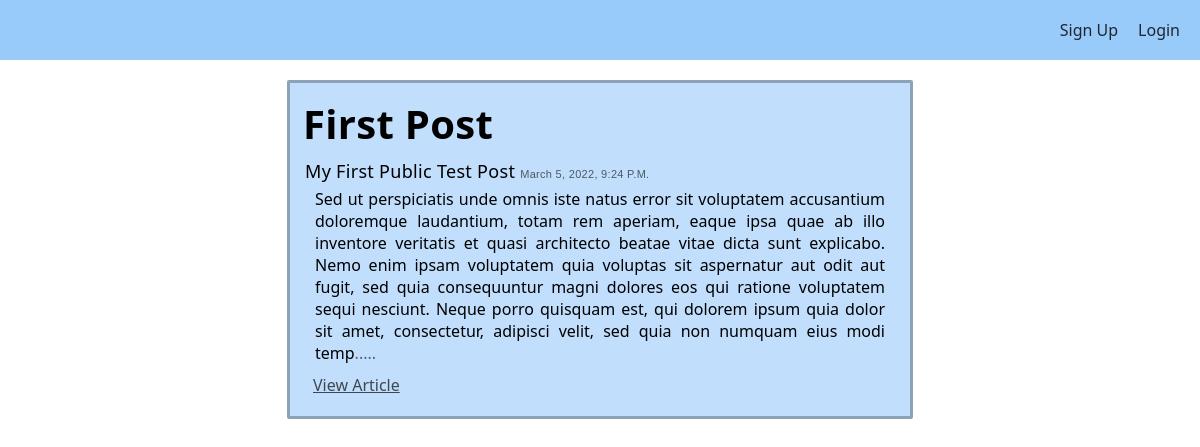
The app's page /, older data.
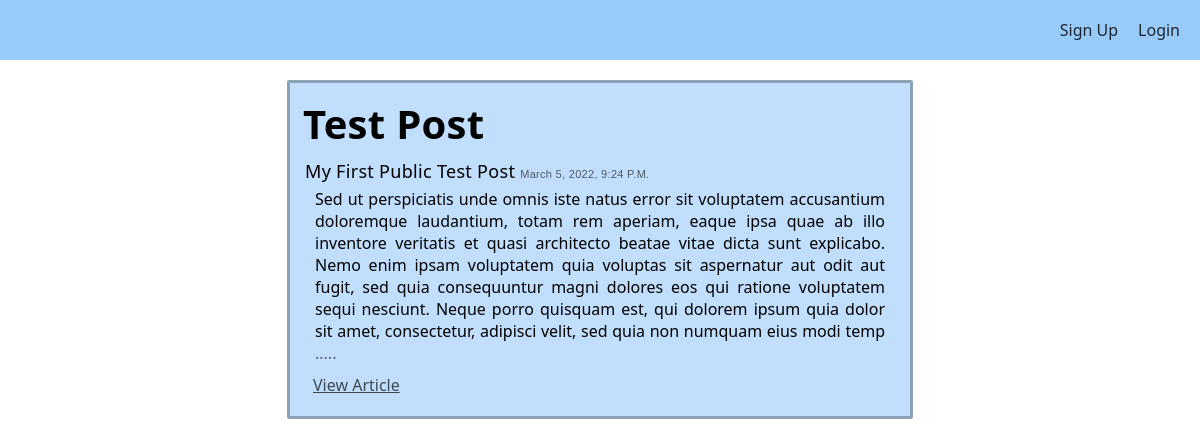
The same page, newer data.
### main/models.py (models this page shows, shortened)
class article(models.Model):
    owner = models.ForeignKey(User, on_delete=models.CASCADE)
    article_id = models.UUIDField(primary_key=True, default=uuid.uuid4, editable=False, unique=True, blank=False)
    title = models.CharField(unique=True, max_length=700, blank=False, editable=True)
    subtitle = models.TextField(unique=True, blank=True, editable=True)
    summary_intro = models.TextField(verbose_name="Introduction", max_length=500, unique=True, null=False, blank=False, editable=True, default='')
    body = models.TextField(unique=True, blank=False, null=False, editable=True)
    date_published = models.DateTimeField(auto_now_add=True)
    date_modified = models.DateTimeField(auto_now=True)

### main/views.py (the view)
# urls.py: path('', home_page, name='HomePage'),
def home_page(request, *args, **kwargs):
    articles = article.objects.order_by('-date_published')
    return render(request, 'index.html', {'articles': articles})

### templates/index.html (shortened to what this page needs)
{% extends 'base.html' %}
{% load static %}
{% block style %}
    <link rel="stylesheet" href="{% static 'home_style.css' %}" />
{% endblock %}
{% block body %}
    <nav class='nav-bar'>
        {% if request.user.is_authenticated %}
            <a href="{% url 'Main:Dashboard' 'new-article' %}" class="nav-item">Dashboard</a>
            <a href="{% url 'Main:Logout' %}" class="nav-item">Logout</a>
        {% else %}
            <a href="{% url 'Main:Register' %}" class="nav-item">Sign Up</a>
            <a href="{% url 'Main:Login' %}" class="nav-item">Login</a>
        {% endif %}
    </nav>
    <section class="Article-view">
        {% for article in articles %}
        <div class="article">
            <div class="title">{{article.title}}</div>
            <div class="subtitle">{{article.subtitle}} <span class="date">{{article.date_published}}</span></div>
            <div class="body">{{article.summary_intro}}<span style="color: rgba(0, 0, 0, 0.562);">.....</span></div>
            <div class="anchors">
                <a href="{% url 'Main:Article' article.article_id %}" class="anchor-link">View Article</a>
            </div>
        </div>
        {% endfor %}
    </section>
{% endblock %}

### templates/base.html (shortened to what this page needs)
<!DOCTYPE html>
<html lang="en">
<head>
    {% load static %}
    <link rel="stylesheet" href="{%static 'base_style.css' %}">
    {% block style %}{% endblock %}
</head>
<body>
    {% block body %}
    {% endblock %}
</body>
</html>

### static/base_style.css (style rules this page uses)
* { margin: 0; padding: 0; }
html { font-family:'Segoe UI', Tahoma, Geneva, Verdana, sans-serif; }

### static/home_style.css (style rules this page uses)
nav.nav-bar { display: flex; justify-content: flex-end; align-items: center; height: 60px; padding-right: 10px; background-color: rgba(116, 184, 248, 0.74); }
a.nav-item { margin: 0px 10px; text-decoration: none; transition: all .3s ease-in-out; }
a.nav-item:link, a.nav-item:visited, a.nav-item:active { color: rgba(0, 0, 0, 0.808); }
.Article-view { display: flex; justify-content: center; padding: 10px; flex-wrap: wrap; }
div.article { display: flex; width: 600px; border: 3px solid rgba(0, 0, 0, 0.274); flex-direction: column; margin: 10px; padding: 10px; background-color: rgba(116, 184, 248, 0.445); border-radius: 2px; animation: intro .3s ease-in; }
.title { text-transform: capitalize; font-size: 40px; font-weight: 600; margin: 3px; letter-spacing: .3px; }
.subtitle { text-transform: capitalize; margin: 5px; font-weight: 500px; font-size: 18px; letter-spacing: .3px; }
.date { font-size: 11px; color: rgba(0, 0, 0, 0.603); font-family: Verdana, Geneva, Tahoma, sans-serif; }
.body { align-self: center; text-align: justify; width: 95%; }
.anchors { margin: 10px; }
.anchor-link { margin: 3px; transition:all .3s ease-in-out; }
.anchor-link:link, .anchor-link:visited, .anchor-link:active { color: rgba(0, 0, 0, 0.678) }

Row changes from the older to the newer data that the page shows:
changed article "My First Public Test Post": title "First Post" → "Test Post"
